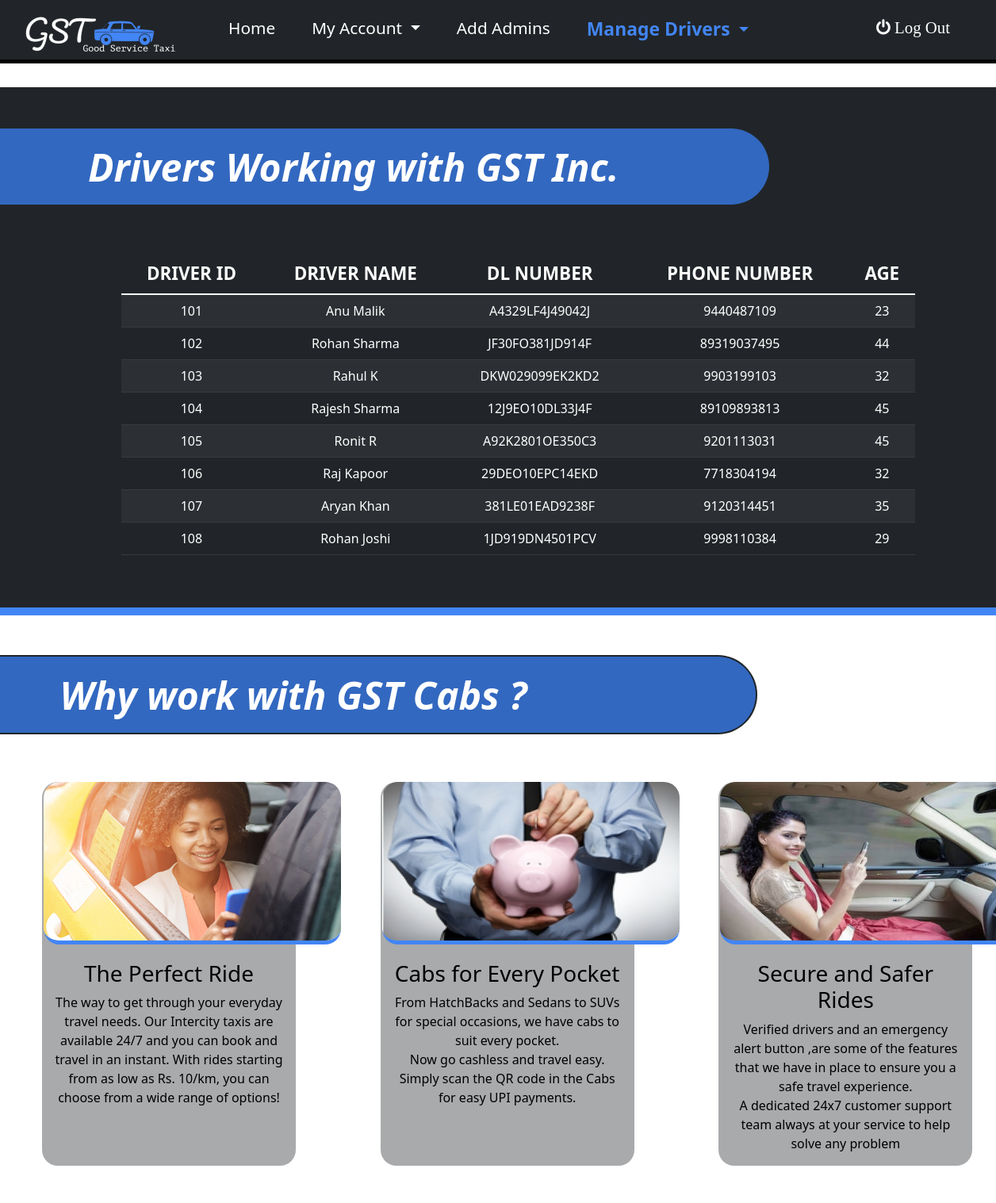
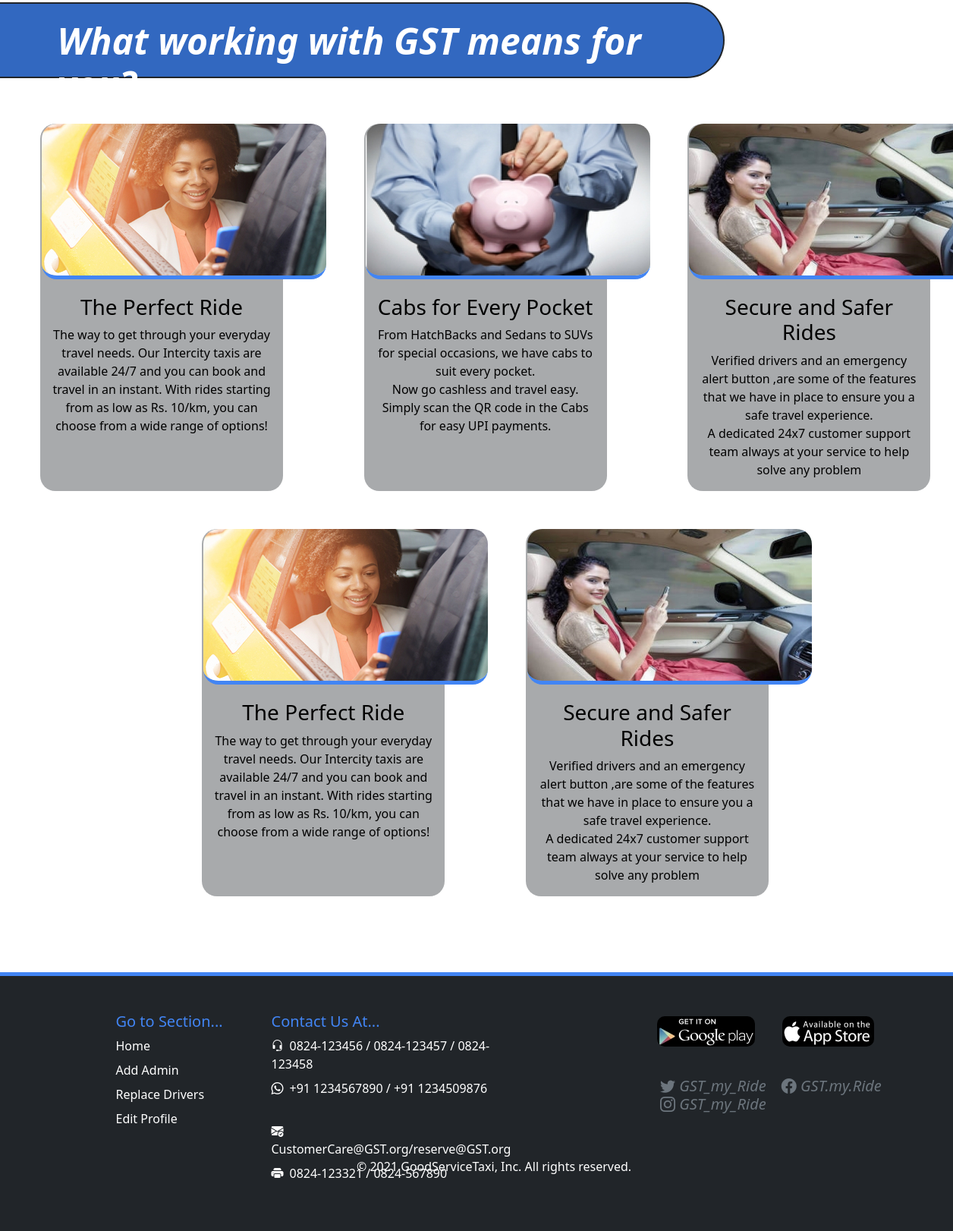
The app's page /ViewDrivers with its own data (2 pictures, top to bottom).
### tables this page shows
CREATE TABLE driver(
driver_id integer PRIMARY KEY,
Dname varchar2(20) NOT NULL,
DL_no number(10) UNIQUE NOT NULL,
dph_no number(10) NOT NULL,
Age number(2));

### app.py (the view)
@app.route('/ViewDrivers',methods=("GET","POST"))
def ViewDrivers():
    con = sqlite3.connect("DBMS.db")
    cur = con.cursor()
    query = "SELECT * FROM DRIVER ORDER BY DRIVER_ID"
    cur.execute(query)
    rows = cur.fetchall()
    con.close()
    return render_template('ViewDrivers.html',adminid=adminid,rows=rows)

### templates/ViewDrivers.html (shortened to what this page needs)
{% extends "AdminBase.html" %}
{% block content %}
<div class="row" id="mainContainer">
  <h1 class="title2">Drivers Working with GST Inc.</h1>
  <div id="table" class="col-10 offset-1"  >
    <table class="table table-dark table-striped">
        <thead>
            <tr>
              <th scope="col">DRIVER ID</th>
              <th scope="col">DRIVER NAME</th>
              <th scope="col">DL NUMBER</th>
              <th scope="col">PHONE NUMBER</th>
              <th scope="col">AGE</th>
            </tr>
        </thead>
        <tbody>
            {% for rowdata in rows %}
            <tr>
              <td>{{rowdata[0]}}</td>
              <td>{{rowdata[1]}}</td>
              <td>{{rowdata[2]}}</td>
              <td>{{rowdata[3]}}</td>
              <td>{{rowdata[4]}}</td>
            </tr>
            {% endfor %}
        </tbody>
    </table>
  </div>
</div>
<h1 class="title2">Why work with GST Cabs ?</h1>
<div class="row" id="container2">
  <div class="col-3 offset-0 container2-items container2-items1">
    <img src ="{{url_for('static',filename='images/login1.jpg')}}">
  <h3 class="text-center">The Perfect Ride</h3><p class="text-center">The way to get through your everyday travel needs. Our Intercity taxis are available 24/7 and
  you can book and travel in an instant. With rides starting from as low as Rs. 10/km, you can choose
  from a wide range of options!
  </p>
</div>
<div class="col-3 offset-1 container2-items">
  <img src ="{{url_for('static',filename='images/login2.jpg')}}">
  <h3 class="text-center">Cabs for Every Pocket</h3><p class="text-center">
From HatchBacks and Sedans to SUVs for special occasions, we have cabs to suit every pocket.<br>
Now go cashless and travel easy.
Simply scan the QR code in the Cabs for easy UPI payments.</p>
</div>
<div class="col-3 offset-1 container2-items">
  <img src ="{{url_for('static',filename='images/login3.jpg')}}">
  <h3 class="text-center">Secure and Safer Rides</h3>
  <p class="text-center">Verified drivers and an emergency alert button ,are some of the features
  that we have in place to ensure you a safe travel experience.<br>A dedicated 24x7 customer
  support team always at your service to help solve any problem</p>
</div>
</div>
{% endblock %}

### templates/AdminBase.html (shortened to what this page needs)
<!DOCTYPE html>
<html>
    <head>
        <link href="https://cdn.jsdelivr.net/npm/bootstrap@5.1.3/dist/css/bootstrap.min.css"
         rel="stylesheet"
>
         <link rel="stylesheet" href="https://cdn.jsdelivr.net/npm/bootstrap-icons@1.7.2/font/bootstrap-icons.css">
        <link href='https://cdnjs.cloudflare.com/ajax/libs/font-awesome/4.4.0/css/font-awesome.css' rel='stylesheet'>
    </head>
    <body>
        <nav class="navbar navbar-expand-lg navbar navbar-dark bg-dark">
            <div class="container-fluid">
              <a class="navbar-brand" href="/Adminindex"><img src="{{url_for('static',filename='images/logo12.png')}}" align="left" /></a>
              <div class="collapse navbar-collapse" id="navbarNavDropdown">
                <ul class="navbar-nav">
                  <li class="nav-item">
                    <a class="nav-link active" id="homeBtn" aria-current="page" href="/Adminindex">Home</a>
                  </li>
                  <li class="nav-item dropdown">
                    <a class="nav-link dropdown-toggle" id= "myAccountBtn" href="#"  role="button" data-bs-toggle="dropdown" aria-expanded="false">
                      My Account
                    </a>
                  </li>
                  <li class="nav-item">
                    <a class="nav-link" id="addAdminBtn" href="/AddAdmin">Add Admins</a>
                  </li>
                  <li class="nav-item dropdown">
                    <a class="nav-link dropdown-toggle" href="#" id="manageDriversBtn" role="button" data-bs-toggle="dropdown" aria-expanded="false">
                      Manage Drivers
                    </a>
                  </li>
                  <li id="logoutBtn" class="nav-item">
                    <a class="nav-link fa fa-power-off" href="/AdminLogin">&nbsp;Log Out</a>
                  </li>
                </ul>
              </div>
            </div>
          </nav>
        {% block content %}
        {% endblock %}
<h1 class="title2">What working with GST means for you?</h1>
<div class="row" id="container2">
  <div class="col-3 offset-0 container2-items container2-items1">
    <img src ="{{url_for('static',filename='images/login1.jpg')}}">
  <h3 class="text-center">The Perfect Ride</h3><p class="text-center">The way to get through your everyday travel needs. Our Intercity taxis are available 24/7 and
  you can book and travel in an instant. With rides starting from as low as Rs. 10/km, you can choose
  from a wide range of options!
  </p>
</div>
<div class="col-3 offset-1 container2-items">
  <img src ="{{url_for('static',filename='images/login2.jpg')}}">
  <h3 class="text-center">Cabs for Every Pocket</h3><p class="text-center">
From HatchBacks and Sedans to SUVs for special occasions, we have cabs to suit every pocket.<br>
Now go cashless and travel easy.
Simply scan the QR code in the Cabs for easy UPI payments.</p>
</div>
<div class="col-3 offset-1 container2-items">
  <img src ="{{url_for('static',filename='images/login3.jpg')}}">
  <h3 class="text-center">Secure and Safer Rides</h3>
  <p class="text-center">Verified drivers and an emergency alert button ,are some of the features
  that we have in place to ensure you a safe travel experience.<br>A dedicated 24x7 customer
  support team always at your service to help solve any problem</p>
</div>
</div>
<div class="row" id="container2">
  <div class="col-2"></div>
  <div class="col-3 container2-items container2-items1">
    <img src ="{{url_for('static',filename='images/login1.jpg')}}">
  <h3 class="text-center">The Perfect Ride</h3><p class="text-center">The way to get through your everyday travel needs. Our Intercity taxis are available 24/7 and
  you can book and travel in an instant. With rides starting from as low as Rs. 10/km, you can choose
  from a wide range of options!
  </p>
</div>
<div class="col-3 offset-1 container2-items">
  <img src ="{{url_for('static',filename='images/login3.jpg')}}">
  <h3 class="text-center">Secure and Safer Rides</h3>
  <p class="text-center">Verified drivers and an emergency alert button ,are some of the features
  that we have in place to ensure you a safe travel experience.<br>A dedicated 24x7 customer
  support team always at your service to help solve any problem</p>
</div>
</div>
    <footer class="py-5">
      <div class="row">
        <div class="col-1">
        </div>
        <div class="col-2">
          <h5 class="footerTitle">Go to Section...</h5>
          <ul class="nav flex-column">
            <li class="nav-item mb-2"><a href="/Adminindex" class="nav-link p-0">Home</a></li>
            <li class="nav-item mb-2"><a href="/AddAdmin" class="nav-link p-0">Add Admin</a></li>
            <li class="nav-item mb-2"><a href="/ReplaceDriver" class="nav-link p-0">Replace Drivers</a></li>
            <li class="nav-item mb-2"><a href="/ChangePasswordAdmin" class="nav-link p-0">Edit Profile</a></li>
          </ul>
        </div>
        <div class="col-3">
          <h5 class="footerTitle">Contact Us At...</h5>
          <ul class="nav flex-column">
            <li class="nav-item mb-2"><i class="bi bi-headset"></i>&ensp;0824-123456 / 0824-123457 / 0824-123458</li>
            <li class="nav-item mb-2"><i class="bi bi-whatsapp"></i>&ensp;+91 1234567890 / +91 1234509876</li>
            <li class="nav-item mb-2"><i class="bi bi-envelope-check-fill"></i>&ensp;CustomerCare@GST.org/reserve@GST.org</li>
            <li class="nav-item mb-2"><i class="bi bi-printer-fill"></i>&ensp;0824-123321 / 0824-567890</li>
          </ul>
        </div>
        <div class="col-4 offset-2">
            <ul class="list-unstyled d-flex">
              <li class="ms-3"><img id="playStore" src="{{url_for('static',filename='images/play1.jpg')}}" align="right" /></li>
              <li class="ms-3"><img src="{{url_for('static',filename='images/play2.jpg')}}" align="right" /></a></li>
            </ul>
            <br>
            <h5 class="text-muted"><i class="bi bi-twitter"> GST_my_Ride</i>&emsp;<i class="bi bi-facebook"> GST.my.Ride</i><br><i class="bi bi-instagram"> GST_my_Ride</i></h5>
            <p id="copyRight">© 2021 GoodServiceTaxi, Inc. All rights reserved.</p>
        </div>
      </div>
    </footer>
  </body>
</html>

### templates/ViewDrivers.html (style rules this page uses)
#mainContainer { background-color: #212529;margin-top: 30px; color: white;padding-left: 50px; border-bottom: 10px #4285F4 solid; }
#container2 { margin-top: 30px; }
.container2-items img { margin-bottom: 20px; border-radius: 20px; margin-left: -10px; margin-top: 0px; border-bottom: 5px #4285F4 solid }
.container2-items { background-color: #21252963; color: black; border-radius: 20px; font-weight: 500; }
.container2-items1 { background-color: #21252963; color: black; border-radius: 20px; margin-left: 65px; }
.title2 { color: white;font-weight: 700;margin-left: -50px;background-color: #4285F4;padding-top: 20px; padding-left: 20%;border-top-right-radius: 50px;border-bottom-right-radius: 50px; width: 80%;height: 100px; border: 2px #212529 solid; border-left: 0px;margin-bottom: 60px;margin-top: 50px; font-size: 3em;font-style: italic; }
#table { margin-top: 0px; margin-bottom: 50px; }
th { font-size: 1.4em;text-align: center; }
tr { text-align: center; }

### templates/AdminBase.html (style rules this page uses)
footer { position: relative;align-content: center;width: 100%;background-color: #212529;margin-top: 100px; color: white !important;padding-left: 50px; margin-right: 5px; margin-bottom: -50px;border-top: 5px #4285F4 solid; }
.list-unstyled { color: white; }
.list-unstyled li img { border-radius: 10px; margin-top: 5px; margin-right: 20px; }
#playStore { margin-left: -20px; }
#copyRight { padding-top: 50px; margin-bottom: -40px; margin-left: -400px; }
.nav-link { color: white !important; }
.footerTitle { color:#4285F4 }
.navbar { height: 80px;font-size: 1.3em; border-bottom: 5px black solid; }
.navbar li { margin-left: 30px; }
.nav-item .active { color:#4285F4 !important;font-weight: 600; font-size: 1.1em; }
#logoutBtn { margin-top: 5px;position: absolute;right: 50px; }
#container2 { margin-top: 50px; }
.container2-items img { margin-bottom: 20px; border-radius: 20px; margin-left: -10px; margin-top: 0px; border-bottom: 5px #4285F4 solid }
.container2-items { background-color: #21252963; color: black; border-radius: 20px; font-weight: 500; }
.container2-items1 { background-color: #21252963; color: black; border-radius: 20px; margin-left: 65px; }
.title2 { color: white;font-weight: 700;margin-left: -50px;background-color: #3268c0;padding-top: 20px; padding-left: 10%;border-top-right-radius: 50px;border-bottom-right-radius: 50px; width: 80%;height: 100px; border: 2px #212529 solid; border-left: 0px;margin-bottom: 60px;margin-top: 50px; font-size: 3em;font-style: italic; }

### records on screen
driver: driver_id "101", Dname "Anu Malik", DL_no "A4329LF4J49042J", dph_no "9440487109", Age "23"
driver: driver_id "102", Dname "Rohan Sharma", DL_no "JF30FO381JD914F", dph_no "89319037495", Age "44"
driver: driver_id "103", Dname "Rahul K", DL_no "DKW029099EK2KD2", dph_no "9903199103", Age "32"
driver: driver_id "104", Dname "Rajesh Sharma", DL_no "12J9EO10DL33J4F", dph_no "89109893813", Age "45"
driver: driver_id "105", Dname "Ronit R", DL_no "A92K2801OE350C3", dph_no "9201113031", Age "45"
driver: driver_id "106", Dname "Raj Kapoor", DL_no "29DEO10EPC14EKD", dph_no "7718304194", Age "32"
driver: driver_id "107", Dname "Aryan Khan", DL_no "381LE01EAD9238F", dph_no "9120314451", Age "35"
driver: driver_id "108", Dname "Rohan Joshi", DL_no "1JD919DN4501PCV", dph_no "9998110384", Age "29"
